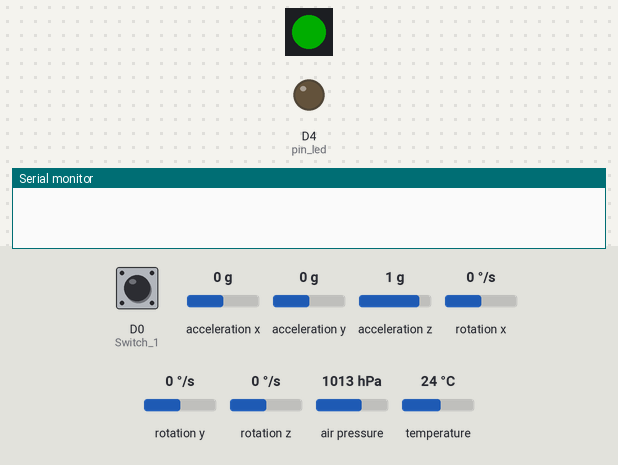
A program run on a simulated ESP8266 (Wemos D1 mini). On the bench: 1 RGB LEDs in strip order, left to right, output pins drawn as LEDs (lit = HIGH), the last lines printed to the serial monitor. The inputs (shaded band) are chosen by the test bench; at power-on: temperature 24 °C, D0 (Switch_1) HIGH, acceleration x 0 g, acceleration y 0 g, acceleration z 1 g, rotation x 0 °/s, rotation y 0 °/s, rotation z 0 °/s, air pressure 1013 hPa. Dim RGB values are drawn brighter than linear; WiFi joins after 1.5 s; servers stay silent unless stated; storage starts empty.

Above: at 0.2 s.
At 16.2 s:
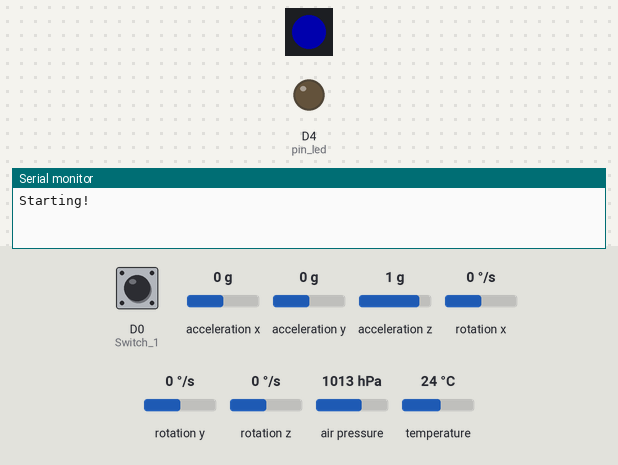
At 23.0 s:
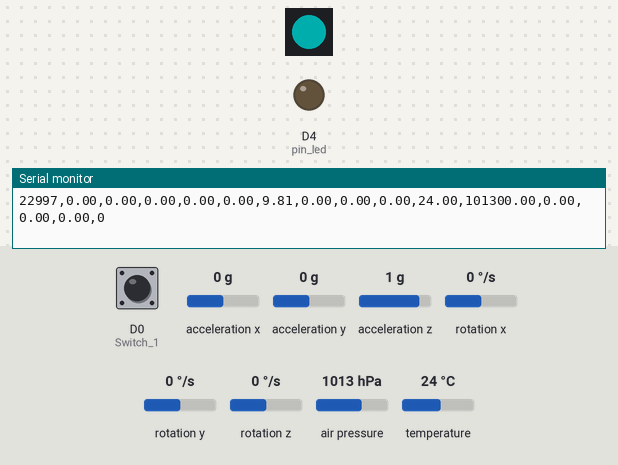
23.1 s: temperature set to 10.3 °C
24.6 s: temperature set to 9.1 °C
Timing chart, 0 to 27.6 s (numbered marks = the images above; inputs shaded):
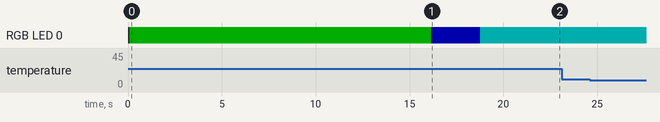

The program:

main.cpp
```cpp
// Importation des librairies
#include <Adafruit_MPU6050.h>
#include <Adafruit_BMP280.h>
#include <Adafruit_Sensor.h>
#include <Wire.h>
#include <Adafruit_NeoPixel.h>
#include <ESP8266WiFi.h>
#include <ESPAsyncTCP.h>
#include <ESPAsyncWebServer.h>
#include "LittleFS.h"
#include <Arduino_JSON.h>
#include <FS.h> //spiff file system

// Déclaration des constantes
#define ALT_ACTIVATION 1
#define DESCENTE_DECLENCHEMENT 1
#define Switch_1  D0
#define Switch_1_On  (!digitalRead(Switch_1))
#define WS2812_PIN D5

// Déclaration des variables
int pos = 0;    // variable to store the servo position
bool descente=false;  // Variable d'état. Vrai lorsque en mode descente
bool ready=false;
bool log2SD=true;
int phase_vol=0;
// Phase vol:
// 0: Inconnue
// 1: Mise a jour de la pression de reference donc altitude=0
// 10: Durablement stable
// 20: Décollage
// 30: Vol ascendant
// 40: Apogée
// 50: Vol descendant
// 60: Contact sol
double baselinePressure;  // Pression de référence au démarage du code
double alt_activation=ALT_ACTIVATION;  // Altitude minimum en dessous de laquelle l'ouverture de la coiffe ne peut se déclencher lors d'une decente
double lambda=0.1;  // Coefficient de filtration pour calculer l'altitude lissée à partir de l'altitude instantanée
double altitude_lissee=0;  // Altitude lissée
double ref_alt_10=0, ref_alt_20=0, ref_alt_30=0;  // Reference altitudes at t -5, -10 and -15 seconds. Used to detect stable state and regularly recalibrate altimeter.
double max_altitude=0;  // Altitude maximale atteinte depuis démarrage du secondes
double descente_declenchement=DESCENTE_DECLENCHEMENT; // Descente minimum requise pour déclencher l'ouverture de la coiffe
int max_altitude_dm;  // Is stored in EEPROM.
float accel_divisor=16384.0;  // Default divisor to convert MPU6050 accelerometer outputs into g
float gyro_divisor=131.0;  // Default divisor to convert MPU6050 gyrometer outputs into deg/s
float AccX, AccY, AccZ, Tmp, GyroX, GyroY, GyroZ; //These will be the raw data from the MPU6050.
float AccErrorX, AccErrorY, GyroErrorX, GyroErrorY, GyroErrorZ;  //Variables used for zeroing of errors from accel and zero
float accAngleX, accAngleY, gyroAngleX, gyroAngleY, gyroAngleZ;
float roll, pitch, yaw;
float elapsedTime, currentTime, previousTime, ref_time=0;
int c = 0;
double CurrentTemp, CurrentPres, CurrentAlt;
uint8_t pin_led = 2;
uint16_t brightness=0;
uint16_t color=0;
String wifi_status = "Disconnected";

// Replace with your network credentials
const char* ssid = "tiffinanou";
const char* password = "WGrjLQxP8mWeTcbE";

char* mySsid = "lamulog";
// Type your own IP address and gateway - This not the address in use on project ;-)
IPAddress local_ip(192,168,168,168);
IPAddress gateway(192,168,168,1);
IPAddress netmask(255,255,255,0);
String current_ip, current_ssid;

//Création des objets
// Create AsyncWebServer object on port 80
AsyncWebServer server(80);

// Create a WebSocket object
AsyncWebSocket ws("/ws");

// Json Variable to Hold Sensor Readings
JSONVar readings;

// Timer variables
unsigned long lastTime = 0;
unsigned long timerDelay = 500;

Adafruit_MPU6050 mpu;
Adafruit_BMP280 bmp; // I2C

// Parameter 1 = number of pixels in strip
// Parameter 2 = Arduino pin number (most are valid)
// Parameter 3 = pixel type flags, add together as needed:
//   NEO_KHZ800  800 KHz bitstream (most NeoPixel products w/WS2812 LEDs)
//   NEO_KHZ400  400 KHz (classic 'v1' (not v2) FLORA pixels, WS2811 drivers)
//   NEO_GRB     Pixels are wired for GRB bitstream (most NeoPixel products)
//   NEO_RGB     Pixels are wired for RGB bitstream (v1 FLORA pixels, not v2)
//   NEO_RGBW    Pixels are wired for RGBW bitstream (NeoPixel RGBW products)
Adafruit_NeoPixel strip = Adafruit_NeoPixel(1, WS2812_PIN, NEO_GRB + NEO_KHZ800);

void ToggleLogging2SD(){
  log2SD=!log2SD;
  digitalWrite(pin_led,!digitalRead(pin_led));
  String datalogging_state = !digitalRead(pin_led) ? "Oui" : "Non";
}

// Initialize WiFi
void initWiFi() {
  WiFi.mode(WIFI_STA);
  WiFi.begin(ssid, password);
  Serial.print("Connecting to WiFi ..");
  while (WiFi.status() != WL_CONNECTED) {
    Serial.print('.');
    delay(1000);
  }
  Serial.println(WiFi.localIP());
}

void wifiConnect()
{
  //reset networking
  //WiFi.softAPdisconnect(true);
  //WiFi.disconnect();
  //delay(1000);
  if (!Switch_1_On){  //Try to connect to known network first unless if button is pressed - in this case go to access point mode immediately
    WiFi.mode(WIFI_STA);
    WiFi.begin(ssid, password);
    unsigned long startTime = millis();
    while (WiFi.status() != WL_CONNECTED)
    {
      delay(500);
      Serial.print(".");
      if ((unsigned long)(millis() - startTime) >= 10000) break;
    }
    current_ssid=WiFi.SSID();
    current_ip=WiFi.localIP().toString();
  }
  if (WiFi.status() != WL_CONNECTED)
  {
    WiFi.mode(WIFI_AP);
    WiFi.softAPConfig(local_ip, gateway, netmask);
    WiFi.softAP(mySsid, NULL);  // Creating a WiFi network with no password
    Serial.println("Unable to connect to a known wifi network - Starting ESP as Access Point.");
    wifi_status="Access Point";
    current_ssid=mySsid;
    current_ip="192.168.168.168";
  }
  else {Serial.println(""); Serial.println("ESP now connected in STAtion mode to known network.");Serial.println(WiFi.localIP().toString());wifi_status = "Station";}
}

void calculate_IMU_error() {
  // We can call this funtion in the setup section to calculate the accelerometer and gyro data error. From here we will get the error values used in the above equations printed on the Serial Monitor.
  // Note that we should place the IMU flat in order to get the proper values, so that we then can the correct values
  // Read accelerometer values 200 times
  /* Get new sensor events with the readings */
  sensors_event_t a, g, temp;

  while (c < 200) {
    mpu.getEvent(&a, &g, &temp);

    AccX = a.acceleration.x;
    AccY = a.acceleration.y;
    AccZ = a.acceleration.z;

    // Sum all readings
    AccErrorX = AccErrorX + ((atan((AccY) / sqrt(pow((AccX), 2) + pow((AccZ), 2))) * 180 / PI));
    AccErrorY = AccErrorY + ((atan(-1 * (AccX) / sqrt(pow((AccY), 2) + pow((AccZ), 2))) * 180 / PI));

    GyroX = g.gyro.x;
    GyroY = g.gyro.y;
    GyroZ = g.gyro.z;

    // Sum all readings
    GyroErrorX = GyroErrorX + GyroX;
    GyroErrorY = GyroErrorY + GyroY;
    GyroErrorZ = GyroErrorZ + GyroZ;

    c++;
  }
  //Divide the sum by 200 to get the error value
  AccErrorX = AccErrorX / 200;
  AccErrorY = AccErrorY / 200;

  //Divide the sum by 200 to get the error value
  GyroErrorX = GyroErrorX / 200;
  GyroErrorY = GyroErrorY / 200;
  GyroErrorZ = GyroErrorZ / 200;

  // Print the error values on the Serial Monitor
  /*
  Serial.print("AccErrorX: ");
  Serial.println(AccErrorX);
  Serial.print("AccErrorY: ");
  Serial.println(AccErrorY);
  Serial.print("GyroErrorX: ");
  Serial.println(GyroErrorX);
  Serial.print("GyroErrorY: ");
  Serial.println(GyroErrorY);
  Serial.print("GyroErrorZ: ");
  Serial.println(GyroErrorZ);
  */
}

// Fill the dots one after the other with a color
void colorWipe(uint32_t c, uint8_t wait) {
  for(uint16_t i=0; i<strip.numPixels(); i++) {
    strip.setPixelColor(i, c);
    strip.show();
    delay(wait);
  }
}

//Theatre-style crawling lights.
void theaterChase(uint32_t c, uint8_t wait) {
  for (int j=0; j<10; j++) {  //do 10 cycles of chasing
    for (int q=0; q < 3; q++) {
      for (uint16_t i=0; i < strip.numPixels(); i=i+3) {
        strip.setPixelColor(i+q, c);    //turn every third pixel on
      }
      strip.show();

      delay(wait);

      for (uint16_t i=0; i < strip.numPixels(); i=i+3) {
        strip.setPixelColor(i+q, 0);        //turn every third pixel off
      }
    }
  }
}

// Get Sensor Readings and return JSON object
String getSensorReadings(){
  readings["altitude"] = String(altitude_lissee);
  readings["max_altitude"] = String(max_altitude);
  String jsonString = JSON.stringify(readings);
  return jsonString;
}

// Initialize LittleFS
void initFS() {
  if (!LittleFS.begin()) {
    Serial.println("An error has occurred while mounting LittleFS");
  }
  else{
   Serial.println("LittleFS mounted successfully");
  }
}

void notifyClients(String sensorReadings) {
  ws.textAll(sensorReadings);
  //Serial.println("NotifyClient");
}

void handleWebSocketMessage(void *arg, uint8_t *data, size_t len) {
  AwsFrameInfo *info = (AwsFrameInfo*)arg;
  if (info->final && info->index == 0 && info->len == len && info->opcode == WS_TEXT) {
    //data[len] = 0;
    //String message = (char*)data;
    // Check if the message is "getReadings"
    //if (strcmp((char*)data, "getReadings") == 0) {
      //if it is, send current sensor readings
      String sensorReadings = getSensorReadings();
      //Serial.print(sensorReadings);
      notifyClients(sensorReadings);
      //Serial.println("NotifyClient in handleWebSocketMessage");
    //}
  }
}

void onEvent(AsyncWebSocket *server, AsyncWebSocketClient *client, AwsEventType type, void *arg, uint8_t *data, size_t len) {
  switch (type) {
    case WS_EVT_CONNECT:
      if (!log2SD){Serial.printf("WebSocket client #%u connected from %s\n", client->id(), client->remoteIP().toString().c_str());}
      break;
    case WS_EVT_DISCONNECT:
      if (!log2SD){Serial.printf("WebSocket client #%u disconnected\n", client->id());}
      break;
    case WS_EVT_DATA:
      handleWebSocketMessage(arg, data, len);
      break;
    case WS_EVT_PONG:
    case WS_EVT_ERROR:
      break;
  }
}

void initWebSocket() {
  ws.onEvent(onEvent);
  server.addHandler(&ws);
}

void setup(void) {
  delay(100);

  pinMode (LED_BUILTIN, OUTPUT);
  digitalWrite(LED_BUILTIN, LOW);

  pinMode(Switch_1, INPUT_PULLUP);  // It seems that there is no pull-up on the D0 pin used in first board. Doesn't work as intented.

  strip.begin();
  strip.setBrightness(50);
  strip.show(); // Initialize all pixels to 'off'

  colorWipe(strip.Color(0, 255, 0), 50);
  if (log2SD){delay(15000);}  // Wait to ensure datalogger is up and running

  Serial.begin(115200);
  while (!Serial)
  delay(500); // will pause Zero, Leonardo, etc until serial console opens
  Serial.println("Starting!");
  // Try to initialize!
  if (!mpu.begin()) {
    Serial.println("Failed to find MPU6050 chip");
    while (1) {
      delay(10);
    }
  }

if (!bmp.begin(0x76)) {
Serial.println("Could not find a valid BMP280 sensor, check wiring!");
while (1);
}

bmp.setSampling(Adafruit_BMP280::MODE_NORMAL,     /* Operating Mode. */
                Adafruit_BMP280::SAMPLING_X2,     /* Temp. oversampling */
                Adafruit_BMP280::SAMPLING_X16,    /* Pressure oversampling */
                Adafruit_BMP280::FILTER_X16,      /* Filtering. */
                Adafruit_BMP280::STANDBY_MS_1); /* Standby time. */


delay(1000);

colorWipe(strip.Color(0, 0, 255), 50);

  //get_alt_values(CurrentTemp, CurrentPres);
  baselinePressure = bmp.readPressure()/100.0;  // Get the baselinePressure pressure:

  mpu.setAccelerometerRange(MPU6050_RANGE_16_G);
  mpu.setGyroRange(MPU6050_RANGE_1000_DEG);
  mpu.setFilterBandwidth(MPU6050_BAND_5_HZ);

  delay(100);

  calculate_IMU_error();

  if (!log2SD){Serial.println("(5) Setup Wifi.");}
  wifiConnect();
  //initWiFi();
  initFS();
  initWebSocket();
  // Web Server Root URL
  server.on("/", HTTP_GET, [](AsyncWebServerRequest *request) {
    request->send(LittleFS, "/index.html", "text/html");
  });

  server.serveStatic("/", LittleFS, "/");

  // Start server
  server.begin();

  randomSeed( analogRead( A0 ) );


  //delay(8000); // Wait so the data logger can start
  // Write header

  Serial.println("millis,roll,pitch,yaw,AccX,AccY,AccZ,GyroX,GyroY,GyroZ,CurrentTemp,CurrentPres,altitude,altitude_lissee,max_altitude,phase_vol");
  delay(500);
  if (wifi_status=="Access Point"){colorWipe(strip.Color(255, 0, 0), 50);}
  if (wifi_status=="Station"){colorWipe(strip.Color(0, 255, 255), 50);}
}

void loop() {

  delay(1);


  // === Read acceleromter data === //
  sensors_event_t a, g, temp;
  mpu.getEvent(&a, &g, &temp);
  //For a range of +-2g, we need to divide the raw values by 16384, according to the datasheet
  AccX = a.acceleration.x;
  AccY = a.acceleration.y;
  AccZ = a.acceleration.z;
  // Calculating Roll and Pitch from the accelerometer data
  accAngleX = (atan(AccY / sqrt(pow(AccX, 2) + pow(AccZ, 2))) * 180 / PI) -AccErrorX; // AccErrorX ~(0.58) See the calculate_IMU_error()custom function for more details
  accAngleY = (atan(-1 * AccX / sqrt(pow(AccY, 2) + pow(AccZ, 2))) * 180 / PI) -AccErrorY; // AccErrorY ~(-1.58)
  // === Read gyroscope data === //
  previousTime = currentTime;        // Previous time is stored before the actual time read
  currentTime = millis();            // Current time actual time read
  elapsedTime = (currentTime - previousTime) / 1000; // Divide by 1000 to get seconds

  GyroX = g.gyro.x;
  GyroY = g.gyro.y;
  GyroZ = g.gyro.z;
  // Correct the outputs with the calculated error values
  GyroX = GyroX -GyroErrorX;
  GyroY = GyroY -GyroErrorY;
  GyroZ = GyroZ -GyroErrorZ;
  // Currently the raw values are in degrees per seconds, deg/s, so we need to multiply by sendonds (s) to get the angle in degrees
  gyroAngleX = gyroAngleX + GyroX * elapsedTime; // deg/s * s = deg
  gyroAngleY = gyroAngleY + GyroY * elapsedTime;
  yaw =  yaw + GyroZ * elapsedTime;
  // Complementary filter - combine acceleromter and gyro angle values
  roll = 0.96 * gyroAngleX + 0.04 * accAngleX;
  pitch = 0.96 * gyroAngleY + 0.04 * accAngleY;

  // collect altimeter data
  CurrentTemp=bmp.readTemperature();
  CurrentPres=bmp.readPressure();
  CurrentAlt=bmp.readAltitude(baselinePressure);
  altitude_lissee=lambda*CurrentAlt+(1-lambda)*altitude_lissee;

/*
  // Regularly reset reference altitude to zero if it is stable for 30 seconds
  if(millis()-ref_time>=10000){
    ref_time=millis();
    ref_alt_30=ref_alt_20;
    ref_alt_20=ref_alt_10;
    ref_alt_10=altitude_lissee;
    if (((phase_vol==0)||(phase_vol==10))&(abs(altitude_lissee-ref_alt_10)<alt_activation)&(abs(altitude_lissee-ref_alt_20)<alt_activation)&(abs(altitude_lissee-ref_alt_30)<alt_activation)){
      baselinePressure = CurrentPres/100.0;  // Set baselinePressure pressure again:
      phase_vol=1;
    }
  }
*/

  if (altitude_lissee>max_altitude){max_altitude=altitude_lissee;}
  if((max_altitude-altitude_lissee>=descente_declenchement)&&(altitude_lissee>alt_activation)&&(descente==false)){
    descente=true;
    max_altitude_dm=int(max_altitude*10);
    //Serial.print("max_altitude_dm now updated to: ");Serial.println(max_altitude_dm);
    //EEPROM.write(1, highByte(max_altitude_dm));
    //EEPROM.write(2, lowByte(max_altitude_dm));
  }
  // Write to serial
  if (log2SD){
    Serial.print(millis());
    Serial.print(",");Serial.print(roll);
    Serial.print(",");Serial.print(pitch);
    Serial.print(",");Serial.print(yaw);
    Serial.print(",");Serial.print(AccX);
    Serial.print(",");Serial.print(AccY);
    Serial.print(",");Serial.print(AccZ);
    Serial.print(",");Serial.print(GyroX);
    Serial.print(",");Serial.print(GyroY);
    Serial.print(",");Serial.print(GyroZ);
    Serial.print(",");Serial.print(CurrentTemp);
    Serial.print(",");Serial.print(CurrentPres);
    Serial.print(",");Serial.print(CurrentAlt);
    Serial.print(",");Serial.print(altitude_lissee);
    Serial.print(",");Serial.print(max_altitude);
    Serial.print(",");Serial.print(phase_vol);
    //Serial.print(",");Serial.print(Switch_1_On);
    Serial.println(" ");
  }
  if (phase_vol==1){phase_vol=10;}  // Altimeter zeroing has been recorded, now switch back to stable mode

  if ((millis() - lastTime) > timerDelay) {
    String sensorReadings = getSensorReadings();
    //Serial.print(sensorReadings);
    notifyClients(sensorReadings);

  lastTime = millis();

  }

  ws.cleanupClients();
  //delay(5);

}
```
